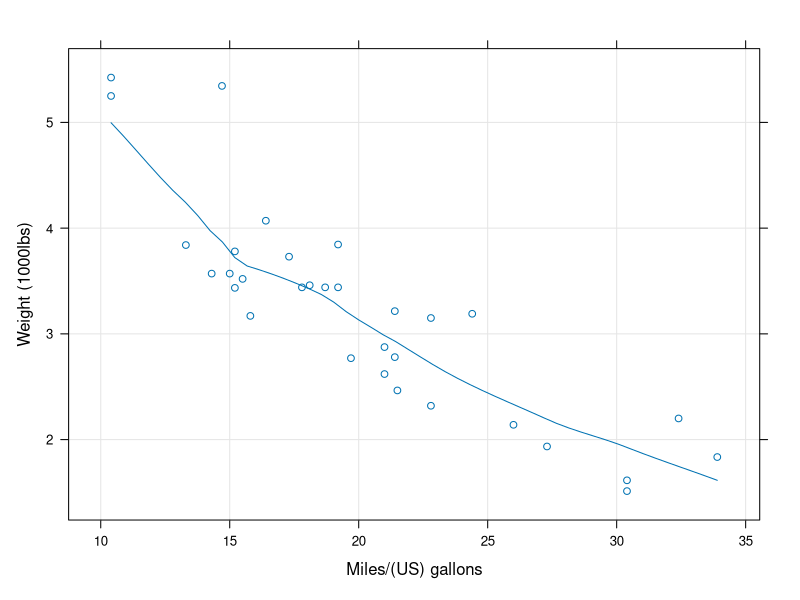

Write the R code that produced this figure.
library(lattice)

input <- mtcars[,c('wt','mpg','gear')]

xyplot(wt~mpg,
       data=input,
       type = c("p", "g", "smooth"),
       xlab = "Miles/(US) gallons",
       ylab = "Weight (1000lbs)")
